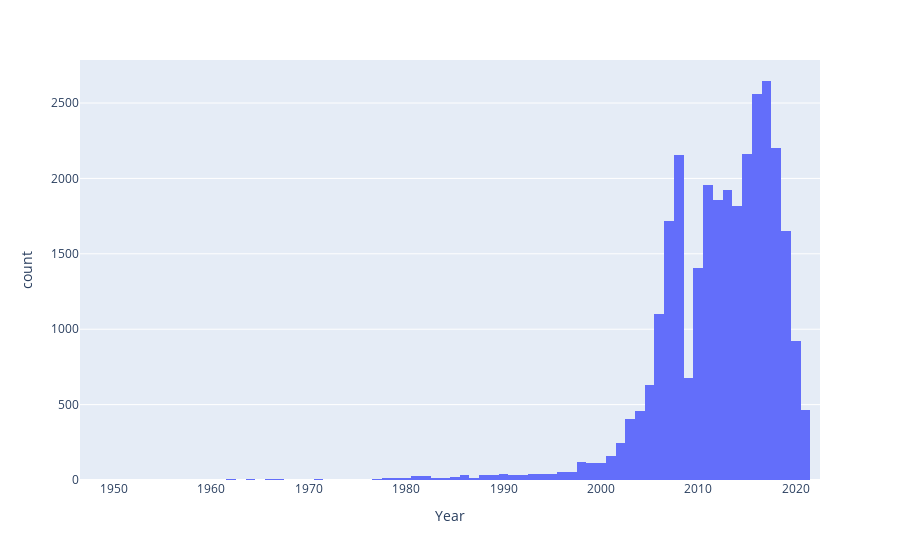
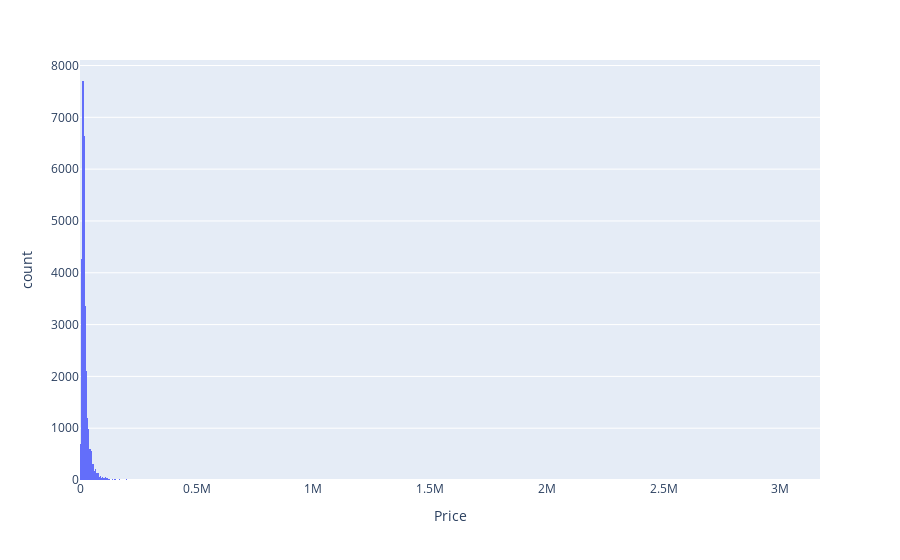
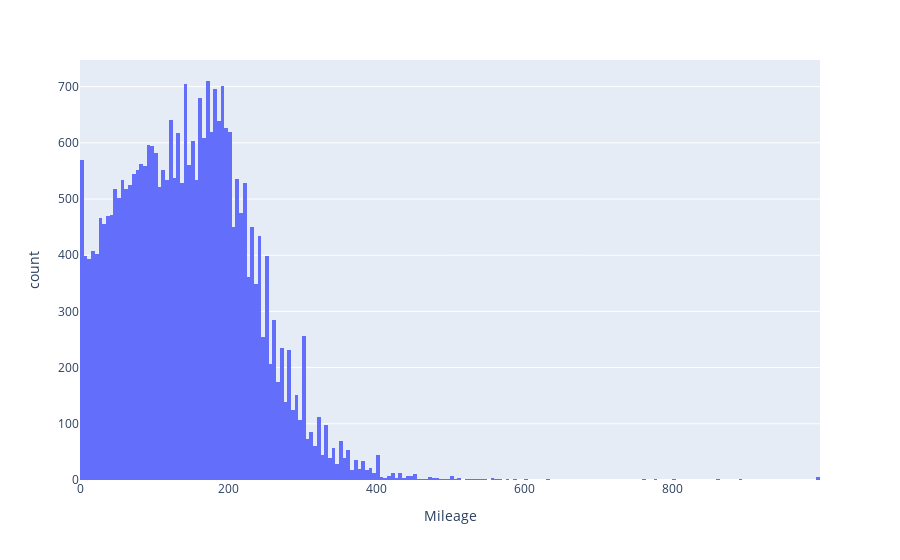

The cell these charts' notebook holds for them, in order:
### Code cell
fig = px.histogram(df, x="Year")
fig1 = px.histogram(df, x="Price")
fig2 = px.histogram(df, x="Mileage", )
fig.show()
fig1.show()
fig2.show()

### Figure 1 — Plotly figure (JSON) as saved in the notebook; plotly's stock layout.template omitted (floating-point values rounded to 4 significant figures; data arrays with more than 128 entries replaced by an {"elided": "..."} marker saying what was removed)
{"data": [{"alignmentgroup": "True", "bingroup": "x", "hovertemplate": "Year=%{x}<br>count=%{y}<extra></extra>", "legendgroup": "", "marker": {"color": "#636efa", "pattern": {"shape": ""}}, "name": "", "offsetgroup": "", "orientation": "v", "showlegend": false, "type": "histogram", "x": {"elided": "30100 int values"}, "xaxis": "x", "yaxis": "y"}], "layout": {"autosize": true, "barmode": "relative", "legend": {"tracegroupgap": 0}, "margin": {"t": 60}, "xaxis": {"anchor": "y", "autorange": true, "domain": [0, 1], "range": [1946.0, 2022.0], "title": {"text": "Year"}, "type": "linear"}, "yaxis": {"anchor": "x", "autorange": true, "domain": [0, 1], "range": [0, 2785.0], "title": {"text": "count"}}}}

### Figure 2 — Plotly figure (JSON) as saved in the notebook; plotly's stock layout.template omitted (floating-point values rounded to 4 significant figures; data arrays with more than 128 entries replaced by an {"elided": "..."} marker saying what was removed)
{"data": [{"alignmentgroup": "True", "bingroup": "x", "hovertemplate": "Price=%{x}<br>count=%{y}<extra></extra>", "legendgroup": "", "marker": {"color": "#636efa", "pattern": {"shape": ""}}, "name": "", "offsetgroup": "", "orientation": "v", "showlegend": false, "type": "histogram", "x": {"elided": "30100 int values"}, "xaxis": "x", "yaxis": "y"}], "layout": {"autosize": true, "barmode": "relative", "legend": {"tracegroupgap": 0}, "margin": {"t": 60}, "xaxis": {"anchor": "y", "autorange": true, "domain": [0, 1], "range": [-0.5, 3170000.0], "title": {"text": "Price"}, "type": "linear"}, "yaxis": {"anchor": "x", "autorange": true, "domain": [0, 1], "range": [0, 8106.0], "title": {"text": "count"}}}}

### Figure 3 — Plotly figure (JSON) as saved in the notebook; plotly's stock layout.template omitted (floating-point values rounded to 4 significant figures; data arrays with more than 128 entries replaced by an {"elided": "..."} marker saying what was removed)
{"data": [{"alignmentgroup": "True", "bingroup": "x", "hovertemplate": "Mileage=%{x}<br>count=%{y}<extra></extra>", "legendgroup": "", "marker": {"color": "#636efa", "pattern": {"shape": ""}}, "name": "", "offsetgroup": "", "orientation": "v", "showlegend": false, "type": "histogram", "x": {"elided": "30100 int values"}, "xaxis": "x", "yaxis": "y"}], "layout": {"autosize": true, "barmode": "relative", "legend": {"tracegroupgap": 0}, "margin": {"t": 60}, "xaxis": {"anchor": "y", "autorange": true, "domain": [0, 1], "range": [-0.5, 999.5], "title": {"text": "Mileage"}, "type": "linear"}, "yaxis": {"anchor": "x", "autorange": true, "domain": [0, 1], "range": [0, 747.4], "title": {"text": "count"}}}}
